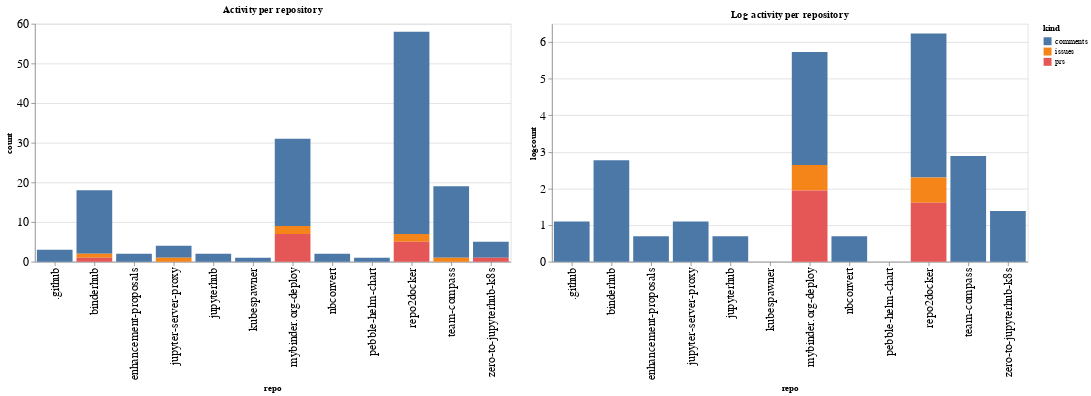

Notebook cell for this chart:
### Code cell
ch1 = alt.Chart(repo_summaries, width=600, title="Activity per repository").mark_bar().encode(
    x='repo',
    y='count',
    color='kind',
    tooltip="kind"
)

ch2 = alt.Chart(repo_summaries, width=600, title="Log activity per repository").mark_bar().encode(
    x='repo',
    y='logcount',
    color='kind',
    tooltip="kind"
)

ch1 | ch2

### Figure 1 — Vega-Lite specification as saved in the notebook (floating-point values rounded to 4 significant figures)
{"config": {"axisLeft": {"labelFontSize": 15}, "axisBottom": {"labelFontSize": 15}}, "hconcat": [{"mark": "bar", "encoding": {"color": {"type": "nominal", "field": "kind"}, "tooltip": {"type": "nominal", "field": "kind"}, "x": {"type": "nominal", "field": "repo"}, "y": {"type": "quantitative", "field": "count"}}, "title": "Activity per repository", "width": 600}, {"mark": "bar", "encoding": {"color": {"type": "nominal", "field": "kind"}, "tooltip": {"type": "nominal", "field": "kind"}, "x": {"type": "nominal", "field": "repo"}, "y": {"type": "quantitative", "field": "logcount"}}, "title": "Log activity per repository", "width": 600}], "data": {"name": "data-f17e5318b9c2baaefe59896fb0130cd6"}, "$schema": "https://vega.github.io/schema/vega-lite/v4.8.1.json", "datasets": {"data-f17e5318b9c2baaefe59896fb0130cd6": [{"repo": ".github", "kind": "comments", "count": 3, "logcount": 1.099}, {"repo": "binderhub", "kind": "comments", "count": 16, "logcount": 2.773}, {"repo": "binderhub", "kind": "issues", "count": 1, "logcount": 0.0}, {"repo": "binderhub", "kind": "prs", "count": 1, "logcount": 0.0}, {"repo": "enhancement-proposals", "kind": "comments", "count": 2, "logcount": 0.6931}, {"repo": "jupyter-server-proxy", "kind": "comments", "count": 3, "logcount": 1.099}, {"repo": "jupyter-server-proxy", "kind": "issues", "count": 1, "logcount": 0.0}, {"repo": "jupyterhub", "kind": "comments", "count": 2, "logcount": 0.6931}, {"repo": "kubespawner", "kind": "comments", "count": 1, "logcount": 0.0}, {"repo": "mybinder.org-deploy", "kind": "comments", "count": 22, "logcount": 3.091}, {"repo": "mybinder.org-deploy", "kind": "issues", "count": 2, "logcount": 0.6931}, {"repo": "mybinder.org-deploy", "kind": "prs", "count": 7, "logcount": 1.946}, {"repo": "nbconvert", "kind": "comments", "count": 2, "logcount": 0.6931}, {"repo": "pebble-helm-chart", "kind": "comments", "count": 1, "logcount": 0.0}, {"repo": "repo2docker", "kind": "comments", "count": 51, "logcount": 3.932}, {"repo": "repo2docker", "kind": "issues", "count": 2, "logcount": 0.6931}, {"repo": "repo2docker", "kind": "prs", "count": 5, "logcount": 1.609}, {"repo": "team-compass", "kind": "comments", "count": 18, "logcount": 2.89}, {"repo": "team-compass", "kind": "issues", "count": 1, "logcount": 0.0}, {"repo": "zero-to-jupyterhub-k8s", "kind": "comments", "count": 4, "logcount": 1.386}, {"repo": "zero-to-jupyterhub-k8s", "kind": "prs", "count": 1, "logcount": 0.0}]}}
